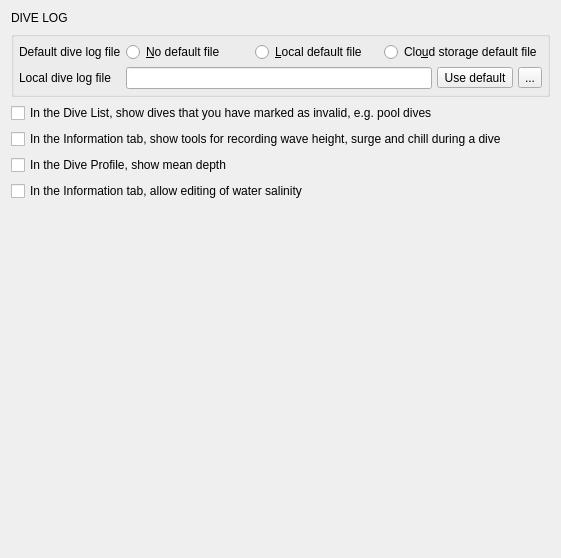
<?xml version="1.0" encoding="UTF-8"?>
<ui version="4.0">
 <class>PreferencesLog</class>
 <widget class="QWidget" name="PreferencesLog">
  <property name="geometry">
   <rect>
    <x>0</x>
    <y>0</y>
    <width>561</width>
    <height>558</height>
   </rect>
  </property>
  <property name="windowTitle">
   <string>Form</string>
  </property>
  <layout class="QVBoxLayout" name="verticalLayout">

   <item>
    <widget class="QLabel" name="label_log1">
     <property name="text">
      <string>DIVE LOG</string>
     </property>
    </widget>
   </item>

   <item>
    <widget class="QGroupBox" name="groupBox_3">
     <property name="title">
      <string></string>
     </property>
     <layout class="QFormLayout" name="formLayout_2">
      <property name="horizontalSpacing">
       <number>5</number>
      </property>
      <property name="verticalSpacing">
       <number>5</number>
      </property>
      <property name="margin">
       <number>5</number>
      </property>
      <item row="0" column="0">
       <widget class="QLabel" name="defaultDiveLogFileLabel">
        <property name="text">
         <string>Default dive log file</string>
        </property>
       </widget>
      </item>
      <item row="0" column="1">
       <layout class="QHBoxLayout" name="defaultFileBehaviorLayout">
        <item>
         <widget class="QRadioButton" name="noDefaultFile">
          <property name="text">
           <string>&amp;No default file</string>
          </property>
         </widget>
        </item>
        <item>
         <widget class="QRadioButton" name="localDefaultFile">
          <property name="text">
           <string>&amp;Local default file</string>
          </property>
         </widget>
        </item>
        <item>
         <widget class="QRadioButton" name="cloudDefaultFile">
          <property name="text">
           <string>Clo&amp;ud storage default file</string>
          </property>
         </widget>
        </item>
       </layout>
      </item>
      <item row="1" column="0">
       <widget class="QLabel" name="label_log_9">
        <property name="text">
         <string>Local dive log file</string>
        </property>
       </widget>
      </item>
      <item row="1" column="1">
       <layout class="QHBoxLayout" name="horizontalLayout_2">
        <item>
         <widget class="QLineEdit" name="defaultfilename"/>
        </item>
        <item>
         <widget class="QToolButton" name="btnUseDefaultFile">
          <property name="text">
           <string>Use default</string>
          </property>
          <property name="checkable">
           <bool>true</bool>
          </property>
         </widget>
        </item>
        <item>
         <widget class="QToolButton" name="chooseFile">
          <property name="text">
           <string>...</string>
          </property>
         </widget>
        </item>
       </layout>
      </item>
     </layout>
    </widget>
   </item>

   <item>
    <widget class="QCheckBox" name="displayinvalid">
     <property name="text">
      <string>In the Dive List, show dives that you have marked as invalid, e.g. pool dives</string>
     </property>
    </widget>
   </item>

   <item>
    <widget class="QCheckBox" name="extraEnvironmentalDefault">
     <property name="text">
      <string>In the Information tab, show tools for recording wave height, surge and chill during a dive</string>
     </property>
    </widget>
   </item>

   <item>
    <widget class="QCheckBox" name="show_average_depth">
     <property name="text">
      <string>In the Dive Profile, show mean depth</string>
     </property>
    </widget>
   </item>

   <item>
    <widget class="QCheckBox" name="salinityEditDefault">
     <property name="text">
      <string>In the Information tab, allow editing of water salinity</string>
     </property>
    </widget>
   </item>
   <item>
    <spacer name="verticalSpacer_2">
     <property name="orientation">
      <enum>Qt::Vertical</enum>
     </property>
     <property name="sizeHint" stdset="0">
      <size>
       <width>0</width>
       <height>195</height>
      </size>
     </property>
    </spacer>
   </item>
  </layout>
 </widget>

 <resources/>
 <connections>
  <connection>
   <sender>btnUseDefaultFile</sender>
   <signal>toggled(bool)</signal>
   <receiver>chooseFile</receiver>
   <slot>setHidden(bool)</slot>
   <hints>
    <hint type="sourcelabel">
     <x>462</x>
     <y>136</y>
    </hint>
    <hint type="destinationlabel">
     <x>528</x>
     <y>145</y>
    </hint>
   </hints>
  </connection>
  <connection>
   <sender>velocitySlider</sender>
   <signal>valueChanged(int)</signal>
   <receiver>velocitySpinBox</receiver>
   <slot>setValue(int)</slot>
   <hints>
    <hint type="sourcelabel">
     <x>437</x>
     <y>299</y>
    </hint>
    <hint type="destinationlabel">
     <x>531</x>
     <y>301</y>
    </hint>
   </hints>
  </connection>
  <connection>
   <sender>velocitySpinBox</sender>
   <signal>valueChanged(int)</signal>
   <receiver>velocitySlider</receiver>
   <slot>setValue(int)</slot>
   <hints>
    <hint type="sourcelabel">
     <x>547</x>
     <y>274</y>
    </hint>
    <hint type="destinationlabel">
     <x>482</x>
     <y>276</y>
    </hint>
   </hints>
  </connection>
 </connections>
</ui>
